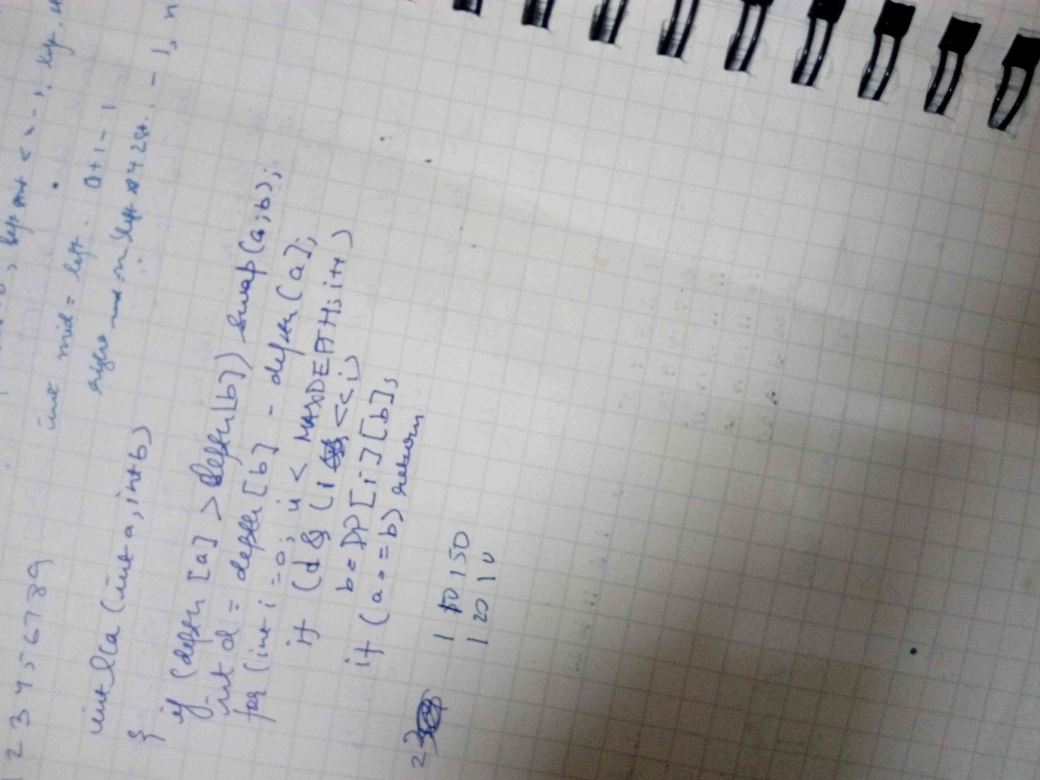
#> input picture Alyn (copy)/examples/1.jpg, 4160 x 3120 px, given as the content of the folder pythonProject/kerasOCR/masterCard/Alyn/alyn/examples/images/, which was not available (shown at 1/4 size)
$ python test.py   (older library calls are emulated)
#> lines starting #> are read from the running program, lines starting #| are printed output that depends on the picture; after the words box and inside, x2 and y2 are one past the last pixel; in counts of white or black regions, pixels touching at a corner belong together; pictures that were not available may be replaced by others from this repository, and a replacement may not be noted
### Alyn (copy)/alyn/skew_detect.py
""" Calculates skew angle """
import os
import imghdr
import optparse

import numpy as np
import matplotlib.pyplot as plt
from skimage import io
from skimage.feature import canny
from skimage.color import rgb2gray
from skimage.transform import hough_line, hough_line_peaks
from skimage import color


class SkewDetect:

    piby4 = np.pi / 4

    def __init__(
        self,
        input_file=None,
        batch_path=None,
        output_file=None,
        sigma=3.0,
        display_output=None,
        num_peaks=20,
        plot_hough=None
    ):

        self.sigma = sigma
        self.input_file = input_file
        self.batch_path = batch_path
        self.output_file = output_file
        self.display_output = display_output
        self.num_peaks = num_peaks
        self.plot_hough = plot_hough

    def write_to_file(self, wfile, data):

        for d in data:
            wfile.write(d + ': ' + str(data[d]) + '\n')
        wfile.write('\n')

    def get_max_freq_elem(self, arr):

        max_arr = []
        freqs = {}
        for i in arr:
            if i in freqs:
                freqs[i] += 1
            else:
                freqs[i] = 1

        sorted_keys = sorted(freqs, key=freqs.get, reverse=True)
        max_freq = freqs[sorted_keys[0]]

        for k in sorted_keys:
            if freqs[k] == max_freq:
                max_arr.append(k)

        return max_arr

    # [8 lines left out: function display_hough, not called in this run]

    def compare_sum(self, value):
        if value >= 44 and value <= 46:
            return True
        else:
            return False

    # [4 lines left out: function display, not called in this run]

    def calculate_deviation(self, angle):

        angle_in_degrees = np.abs(angle)
        deviation = np.abs(SkewDetect.piby4 - angle_in_degrees)

        return deviation

    def run(self):

        if self.display_output:
            if self.display_output.lower() == 'yes':
                self.display_output = True
            else:
                self.display_output = False

        if self.plot_hough:
            if self.plot_hough.lower() == 'yes':
                self.plot_hough = True
            else:
                self.plot_hough = False

        if self.input_file is None:
            if self.batch_path:
                self.batch_process()
            else:
                print ("Invalid input, nothing to process.")
        else:
            self.process_single_file()

    def check_path(self, path):

        if os.path.isabs(path):
            full_path = path
        else:
            full_path = os.getcwd() + '/' + str(path)
        return full_path

    def process_single_file(self):

        file_path = self.check_path(self.input_file)
        res = self.determine_skew(file_path)

        if self.output_file:
            output_path = self.check_path(self.output_file)

            try:
                wfile = open(output_path, 'w')

                self.write_to_file(wfile, res)

                wfile.close()

            except Exception as e:
                print("\n\t\t Estimated Angle:",res['Estimated Angle'])
                print("\n\t\t 'Angle bins':",res['Angle bins'])
                pass

        return res

    # [24 lines left out: function batch_process, not called in this run]

    def determine_skew(self, img_file):

        #img = io.imread(img_file, as_grey=False)

        #print("\n\t is file",os.path.isfile(img_file))
        img = io.imread(img_file)
#> img is the input picture: shape (3120, 4160, 3); mean R, G, B 166.8, 165.9, 166.2
        img = color.rgb2gray(img)
#> img: shape (3120, 4160) float64
        #print("\n\t shape:",img.shape)

        #print("\n\t self.sigma:",self.sigma)

        #from skimage import feature
        edges = canny(img, sigma=3) #canny(img, sigma=3)
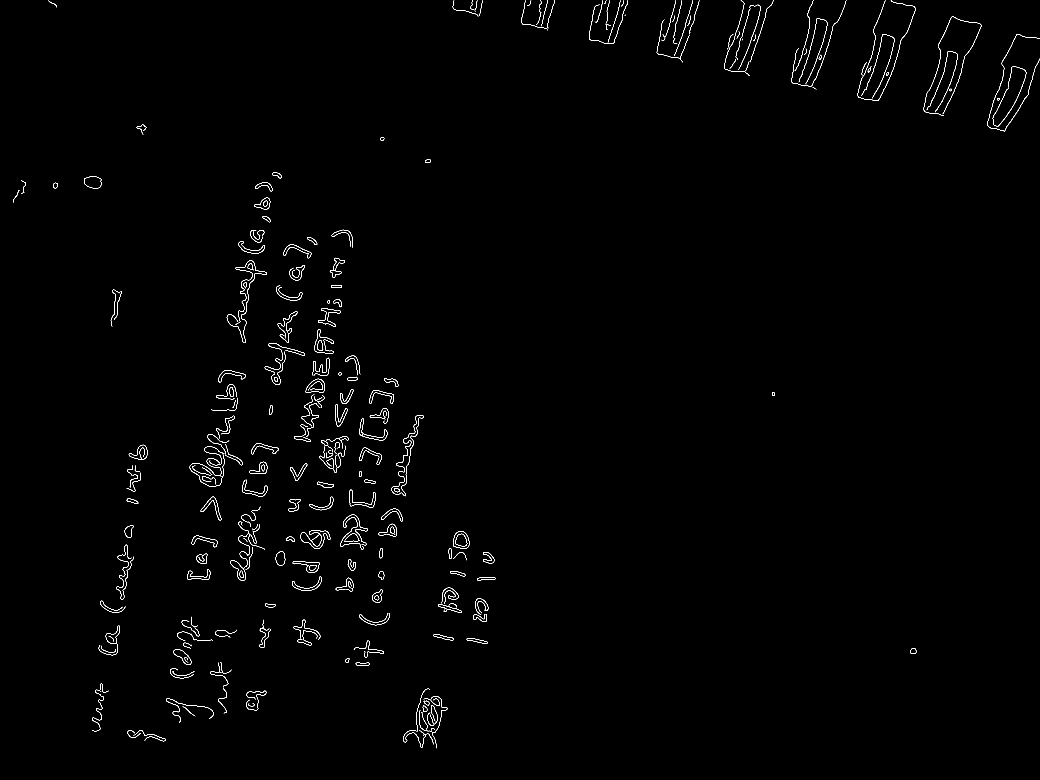
#> edges: shape (3120, 4160) bool (shown at 1/4 size); 0.4% white in thin lines or dots
        h, a, d = hough_line(edges)
#> a = 180 values from -1.57 to 1.55; d = 10401 values from -5200 to 5200
        _, ap, _ = hough_line_peaks(h, a, d, num_peaks=self.num_peaks)
#> ap = 20 values, max 0.785 at index 8, min -1.36 at index 5, mean 0.123

        if len(ap) == 0:
            return {"Image File": img_file, "Message": "Bad Quality"}

        absolute_deviations = [self.calculate_deviation(k) for k in ap]
#> absolute_deviations = [0.611, 0.611, 0.628, 0.628, 0.628, 0.576, 0.576, 0.454, 0, 0.419, 0.559, 0.611, 0.489, 0.436, 0.454, 0.663, 0.628, 0.611, 0, 0.489]
        average_deviation = np.mean(np.rad2deg(absolute_deviations))
#> average_deviation = 28.85
        ap_deg = [np.rad2deg(x) for x in ap]
#> ap_deg = [10, 10, 9, 9, 9, -78, 12, 19, 45, 21, 13, 10, -17, 20, -19, 7, 9, -10, 45, 17]

        bin_0_45 = []
        bin_45_90 = []
        bin_0_45n = []
        bin_45_90n = []

        for ang in ap_deg:

            deviation_sum = int(90 - ang + average_deviation)
            if self.compare_sum(deviation_sum):
                bin_45_90.append(ang)
                continue

            deviation_sum = int(ang + average_deviation)
            if self.compare_sum(deviation_sum):
                bin_0_45.append(ang)
                continue

            deviation_sum = int(-ang + average_deviation)
            if self.compare_sum(deviation_sum):
                bin_0_45n.append(ang)
                continue

            deviation_sum = int(90 + ang + average_deviation)
            if self.compare_sum(deviation_sum):
                bin_45_90n.append(ang)
#> this loop made 20 passes
#> ang on passes 1 to 8: 10, 10, 9, 9, 9, -78, 12, 19
#> after the loop, bin_0_45 = [17]; bin_0_45n = [-17]; bin_45_90 = []; bin_45_90n = []

        angles = [bin_0_45, bin_45_90, bin_0_45n, bin_45_90n]
#> angles = [[17], [], [-17], []]
        lmax = 0

        for j in range(len(angles)):
            l = len(angles[j])
            if l > lmax:
                lmax = l
                maxi = j
#> this loop made 4 passes
#> (l, lmax, maxi) on pass 1: (1, 1, 0)
#> after the loop, lmax = 1; maxi = 0

        if lmax:
            ans_arr = self.get_max_freq_elem(angles[maxi])
#> the loop in get_max_freq_elem, `for i in arr:` made 1 pass
#> after the loop in get_max_freq_elem, `for i in arr:`: freqs = {17: 1}
#> in get_max_freq_elem, `sorted_keys = sorted(freqs, key=freqs.get, reverse=True)`: sorted_keys = [17]
#> in get_max_freq_elem, `max_freq = freqs[sorted_keys[0]]`: max_freq = 1
#> the loop in get_max_freq_elem, `for k in sorted_keys:` made 1 pass
#> after the loop in get_max_freq_elem, `for k in sorted_keys:`: max_arr = [17]
#> ans_arr = [17]
            ans_res = np.mean(ans_arr)
#> ans_res = 17

        else:
            ans_arr = self.get_max_freq_elem(ap_deg)
            ans_res = np.mean(ans_arr)

        data = {
            "Image File": img_file,
            "Average Deviation from pi/4": average_deviation,
            "Estimated Angle": ans_res,
            "Angle bins": angles}

        if self.display_output:
            self.display(data)

        if self.plot_hough:
            self.display_hough(h, a, d)
        return data

# [10 lines that do not run on import are left out]

'''
    parser = optparse.OptionParser()

    parser.add_option(
        '-b', '--batch',
        default=None,
        dest='batch_path',
        help='Path for batch processing')
    parser.add_option(
        '-d', '--display',
        default=None,
        dest='display_output',
        help='Display logs')
    parser.add_option(
        '-i', '--input',
        default=None,
        dest='input_file',
        help='Input file name')
    parser.add_option(
        '-n', '--num',
        default=20,
        dest='num_peaks',
        help='Number of Hough Transform peaks',
        type=int)
    parser.add_option(
        '-o', '--output',
        default=None,
        dest='output_file',
        help='Output file name')
    parser.add_option(
        '-p', '--plot',
        default=None,
        dest='plot_hough',
        help='Plot the Hough Transform')
    parser.add_option(
        '-s', '--sigma',
        default=3.0,
        dest='sigma',
        help='Sigma for Canny Edge Detection',
        type=float)
    options, args = parser.parse_args()

'''

### Alyn (copy)/test.py
from alyn.deskew import *
from alyn.skew_detect import *
from alyn.skew_detect import  SkewDetect
#from alyn.skew_detect import importSkewDetect
#from alyn import SkewDetect

path="/home/k/PycharmProjects/pythonProject/kerasOCR/masterCard/Alyn/examples//images//"
imgName="CV_(2).jpg90.png"

dirPath="/home/k/PycharmProjects/pythonProject/kerasOCR/masterCard/Alyn/alyn/examples/images/"
imgPath="/home/k/PycharmProjects/pythonProject/kerasOCR/masterCard/Alyn/alyn/examples/images/CV_(2).jpg90.png"

for indx,nm in enumerate(os.listdir(dirPath)):
	print("\n\t indx:",indx,"\t image name:",nm)
	sd = SkewDetect(
		input_file=dirPath+nm,#path+imgName,
		batch_path='optional_batch_processing_path',
		output_file=path+"out//1.txt",
		display_output='Yes/No')
	sd.run()
#> in process_single_file, `res = self.determine_skew(file_path)`: res = 4 items
#> the loop in write_to_file, `for d in data:` made 4 passes
#> d on passes 1 to 4: 'Image File', 'Average Deviation from pi/4', 'Estimated Angle', 'Angle bins'

	import numpy as np
	from skimage import io
	from skimage.color import rgb2gray
	from skimage.transform import rotate

#> (the run stopped early here; a loop or call above may not have finished)

$ run again, on Alyn (copy)/examples/Pen/135.jpg
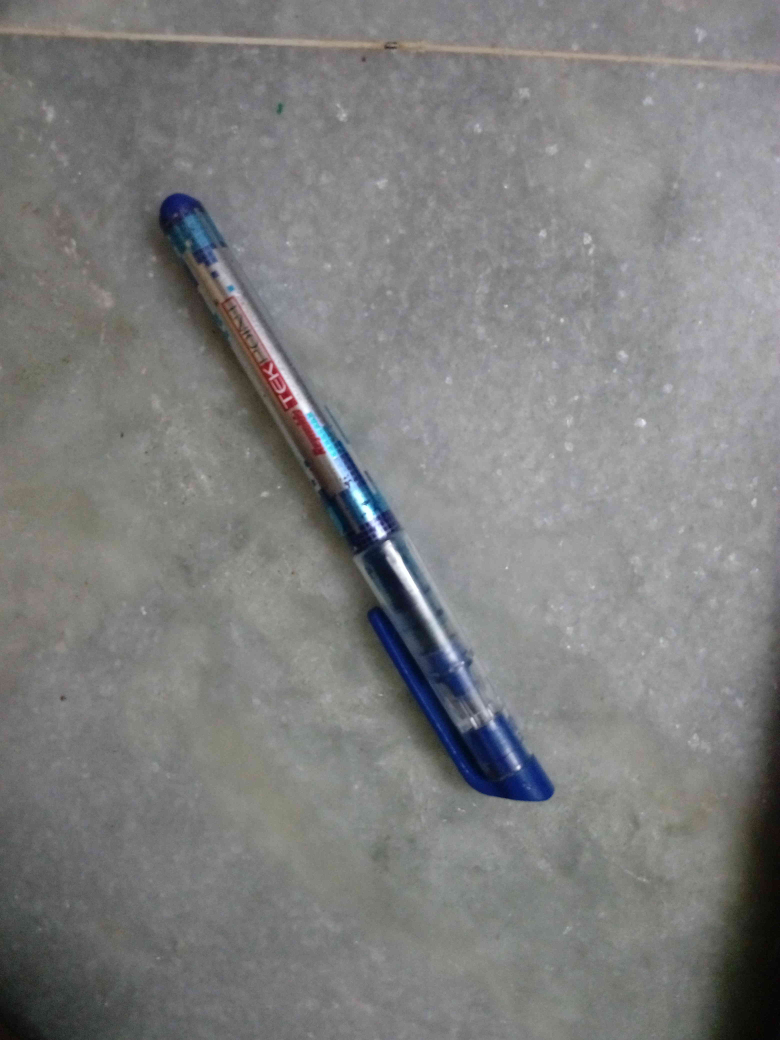
#> input picture Alyn (copy)/examples/Pen/135.jpg, 3120 x 4160 px, given as the content of the folder pythonProject/kerasOCR/masterCard/Alyn/alyn/examples/images/, which was not available (shown at 1/4 size)
#> in determine_skew, img is the input picture: shape (4160, 3120, 3); mean R, G, B 126.1, 126.6, 126.3
#> in determine_skew, `img = color.rgb2gray(img)`:
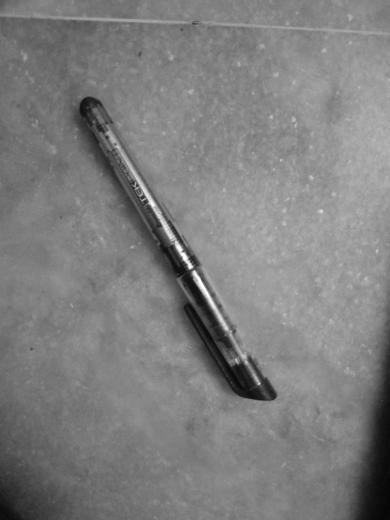
#> img: shape (4160, 3120) float64 (shown at 1/8 size); min 0.00557, max 1, mean 0.496
#> in determine_skew, `edges = canny(img, sigma=3)`:
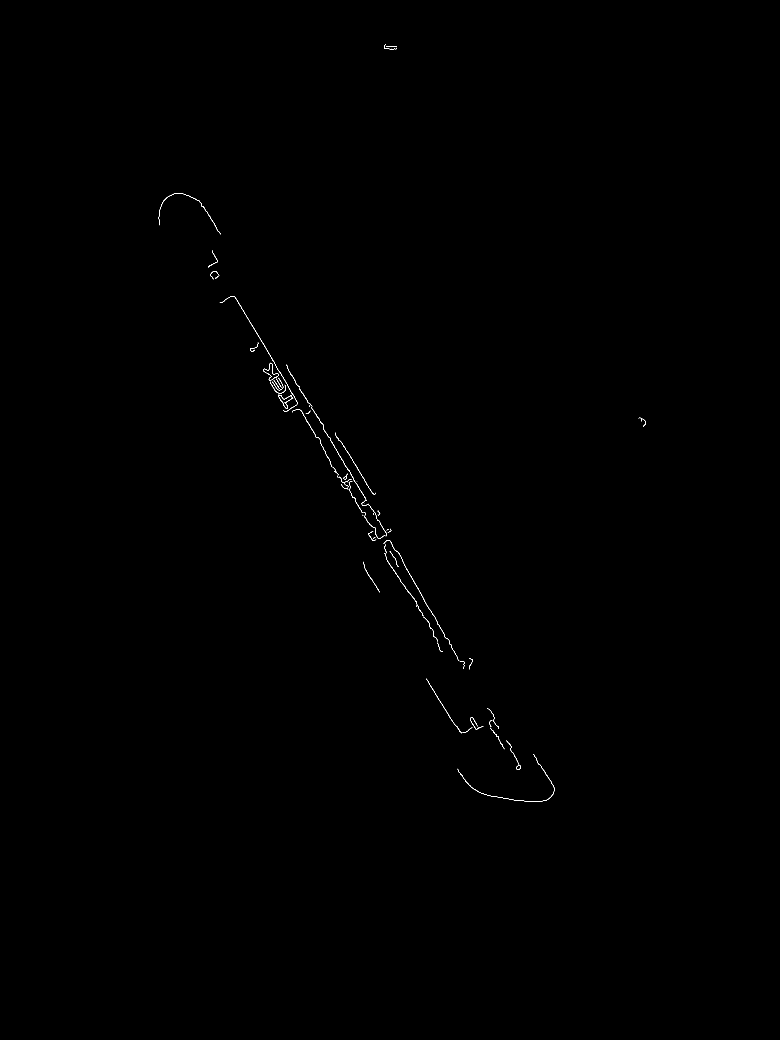
#> edges: shape (4160, 3120) bool (shown at 1/4 size); 0.07% white in thin lines or dots, all inside (x1, y1, x2, y2) = (635, 176, 2584, 3207)
#> in determine_skew, `h, a, d = hough_line(edges)`: a = 180 values from -1.57 to 1.55; d = 10401 values from -5200 to 5200
#> ap = [-0.524, -0.541, -0.541, -0.559, -0.559, -0.576, -0.611]
#> absolute_deviations = [0.262, 0.244, 0.244, 0.227, 0.227, 0.209, 0.175]
#> average_deviation = 13
#> ap_deg = [-30, -31, -31, -32, -32, -33, -35]
#> the loop in determine_skew, `for ang in ap_deg: ` made 7 passes
#> ang on passes 1 to 7: -30, -31, -31, -32, -32, -33, -35
#> after the loop in determine_skew, `for ang in ap_deg:`: bin_0_45 = []; bin_0_45n = [-31, -31, -32, -32, -33]; bin_45_90 = []
#> angles = [[], [], [-31, -31, -32, -32, -33], []]
#> the loop in determine_skew, `for j in range(len(angles)):` made 4 passes
#> (l, lmax, maxi) on pass 3: (5, 5, 2)
#> after the loop in determine_skew, `for j in range(len(angles)):`: lmax = 5; maxi = 2
#> the loop in get_max_freq_elem, `for i in arr:` made 5 passes
#> i on passes 1 to 5: -31, -31, -32, -32, -33
#> after the loop in get_max_freq_elem, `for i in arr:`: freqs = {-31: 2, -32: 2, -33: 1}
#> sorted_keys = [-31, -32, -33]
#> max_freq = 2
#> the loop in get_max_freq_elem, `for k in sorted_keys:` made 3 passes
#> after the loop in get_max_freq_elem, `for k in sorted_keys:`: max_arr = [-31, -32]
#> ans_res = -31.5
#> res = 4 items
#> the loop in write_to_file, `for d in data:` made 4 passes
#> d on passes 1 to 4: 'Image File', 'Average Deviation from pi/4', 'Estimated Angle', 'Angle bins'

$ run again, on Alyn (copy)/test_data/0.jpg
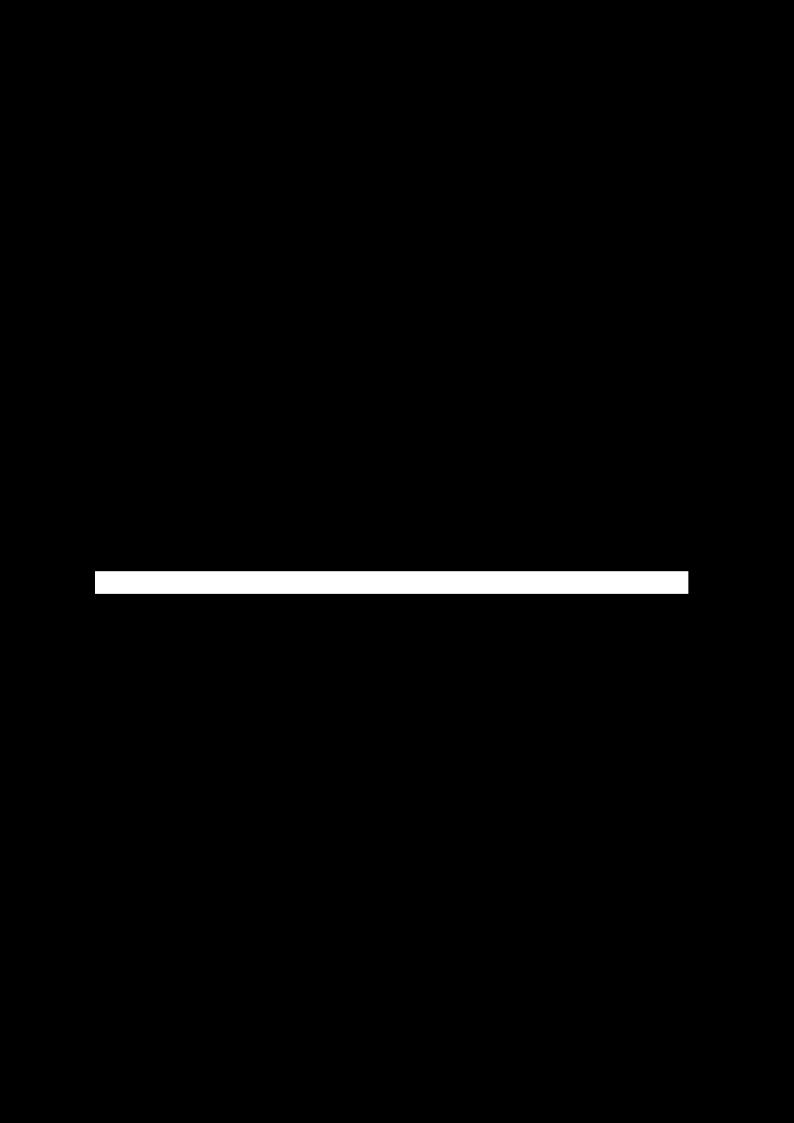
#> input picture Alyn (copy)/test_data/0.jpg, 794 x 1123 px, given as the content of the folder pythonProject/kerasOCR/masterCard/Alyn/alyn/examples/images/, which was not available
#> in determine_skew, img is the input picture: shape (1123, 794); min 0, max 255, mean 3.8
#> in determine_skew, `edges = canny(img, sigma=3)`:
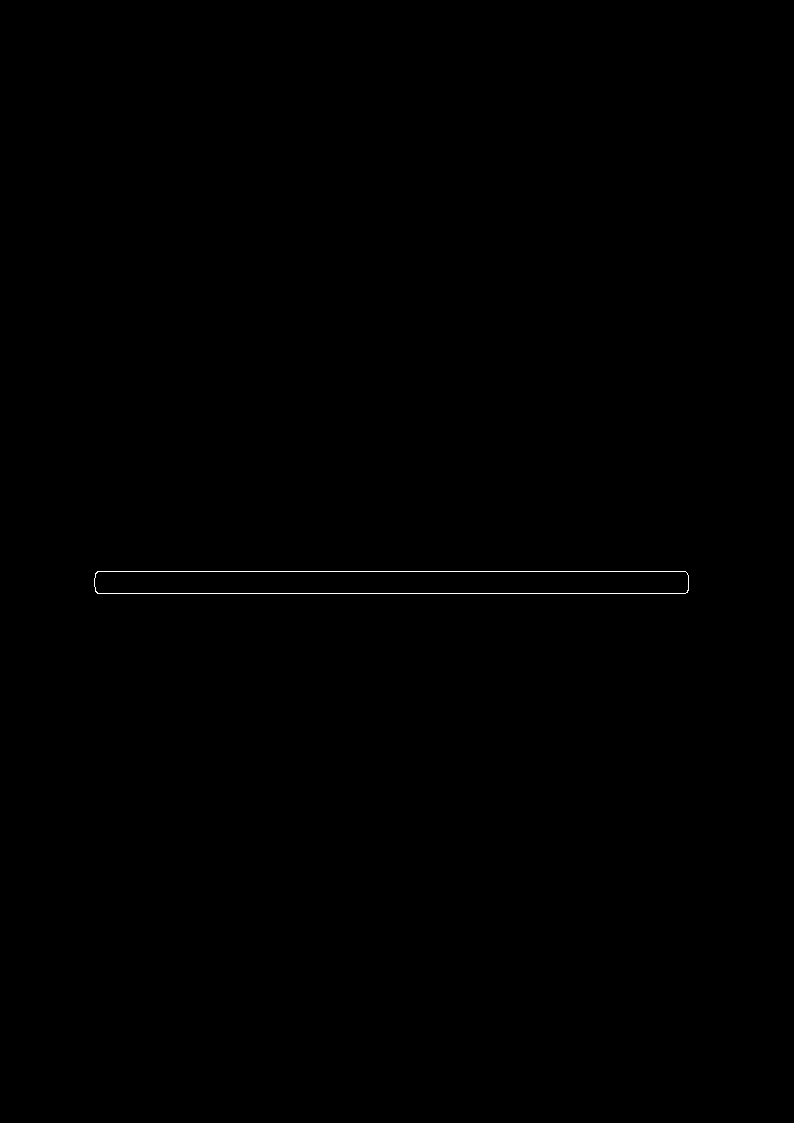
#> edges: shape (1123, 794) bool; 0.14% white in thin lines or dots, all inside (x1, y1, x2, y2) = (94, 571, 689, 594)
#> in determine_skew, `h, a, d = hough_line(edges)`:
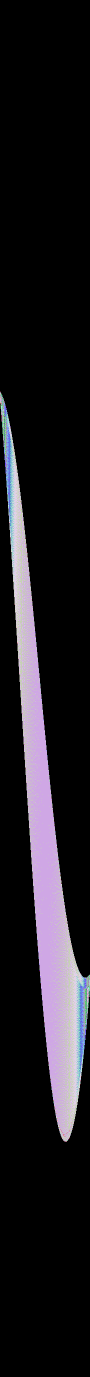
#> h: shape (2753, 180) uint64 (shown at 1/2 size); 43 distinct labels, from 0 to 589; one colour per label, 0 black
#> in determine_skew, `h, a, d = hough_line(edges)`: a = 180 values from -1.57 to 1.55; d = 2753 values from -1376 to 1376
#> ap = [-1.57, -1.57]
#> absolute_deviations = [0.785, 0.785]
#> average_deviation = 45
#> ap_deg = [-90, -90]
#> the loop in determine_skew, `for ang in ap_deg: ` made 2 passes
#> ang on passes 1 to 2: -90, -90
#> after the loop in determine_skew, `for ang in ap_deg:`: bin_0_45 = []; bin_45_90n = [-90, -90]
#> angles = [[], [], [], [-90, -90]]
#> the loop in determine_skew, `for j in range(len(angles)):` made 4 passes
#> (l, lmax, maxi) on pass 4: (2, 2, 3)
#> after the loop in determine_skew, `for j in range(len(angles)):`: lmax = 2; maxi = 3
#> the loop in get_max_freq_elem, `for i in arr:` made 2 passes
#> i on passes 1 to 2: -90, -90
#> after the loop in get_max_freq_elem, `for i in arr:`: freqs = {-90: 2}
#> sorted_keys = [-90]
#> max_freq = 2
#> the loop in get_max_freq_elem, `for k in sorted_keys:` made 1 pass
#> after the loop in get_max_freq_elem, `for k in sorted_keys:`: max_arr = [-90]
#> ans_res = -90
#> res = 4 items
#> the loop in write_to_file, `for d in data:` made 4 passes
#> d on passes 1 to 4: 'Image File', 'Average Deviation from pi/4', 'Estimated Angle', 'Angle bins'
